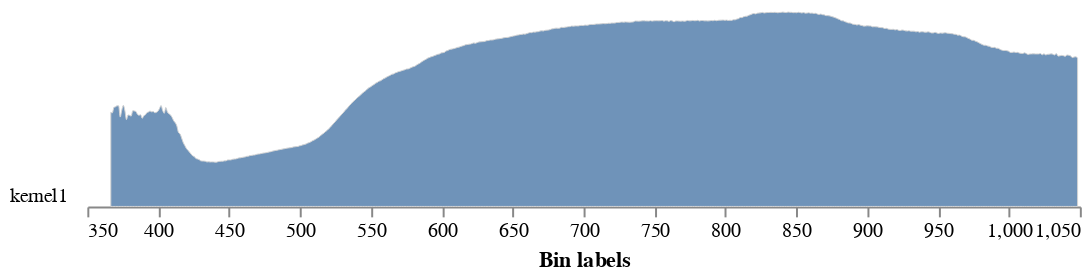

Source (notebook cell):
### Code cell
# Look at a histogram of the hyperspectral data, if you had more than one object you would need a matrix with 
# each object labeled with a different value.

spectral_hist  = pcv.analyze.spectral_reflectance(hsi=calibrated_data, labeled_mask=corn_thresh, n_labels=1, label="kernel")

### Figure 1 — Vega-Lite specification as saved in the notebook (floating-point values rounded to 4 significant figures; data arrays with more than 128 entries replaced by an {"elided": "..."} marker saying what was removed)
{"config": {"view": {"continuousWidth": 300, "continuousHeight": 300, "stroke": null}, "axis": {"grid": false}, "facet": {"columns": 1, "spacing": 0}, "title": {"anchor": "end"}}, "data": {"name": "data-39affb0302499779d4d60fa86c14cef9"}, "facet": {"field": "sample", "header": {"labelAngle": 0, "labelAlign": "left", "labelOrient": "left"}, "title": null, "type": "nominal"}, "spec": {"mark": {"type": "area", "fillOpacity": 0.8, "interpolate": "monotone", "stroke": "lightgray", "strokeWidth": 0.5}, "encoding": {"x": {"field": "label", "title": "Bin labels", "type": "quantitative"}, "y": {"axis": null, "field": "value", "scale": {"range": [10, -100]}, "type": "quantitative"}}, "height": 10, "width": 500}, "bounds": "flush", "$schema": "https://vega.github.io/schema/vega-lite/v5.8.0.json", "datasets": {"data-39affb0302499779d4d60fa86c14cef9": {"elided": "580 records"}}}
